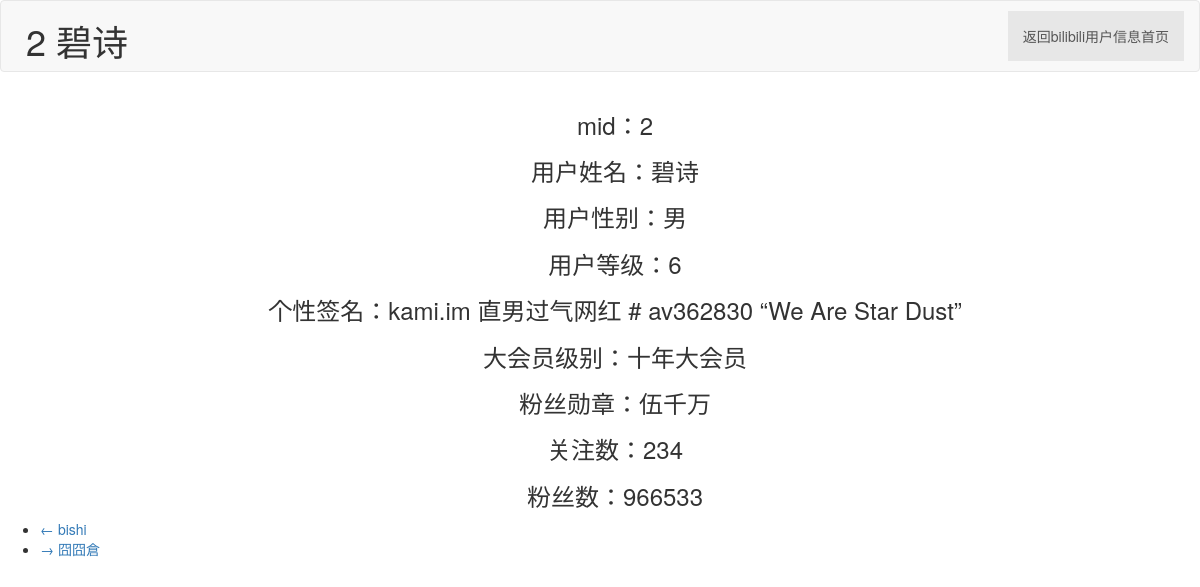
The page /biliuserinfo/detail/2 on the database its author committed.
### biliuserinfo/models.py (models this page shows, shortened)
class BiliUser(models.Model):
    mid = models.IntegerField(primary_key=True)  # 用户mid
    name = models.TextField()  # 用户姓名
    sex = models.TextField()  # 用户性别
    level = models.IntegerField()  # 用户等级
    sign = models.TextField()  # 用户个性签名
    vip = models.TextField()  # 是否为大会员
    fans_medal = models.TextField()  # 用户粉丝勋章
    following = models.IntegerField()  # 用户关注数
    follower = models.IntegerField()  # 用户粉丝数

### biliuserinfo/views.py (the view)
# urls.py: path('detail/<int:id>', detail),
def detail(request, id):
    user_quaryset = BiliUser.objects.filter(mid=id)
    if len(user_quaryset) != 1:
        return HttpResponse("用户不存在")
    else:
        next_user = BiliUser.objects.filter(mid__gt=id).order_by("mid")[:1]
        if len(next_user) != 0:
            next = {
                'next_mid': next_user[0].mid,
                'next_name': next_user[0].name,
            }
        else:
            next = {
                'next_mid': '#',
                'next_name': "无下一个用户",
            }
        pre_user = BiliUser.objects.filter(mid__lt=id).order_by("-mid")[:1]
        if len(pre_user) != 0:
            pre = {
                'pre_mid': pre_user[0].mid,
                'pre_name': pre_user[0].name,
            }
        else:
            pre = {
                'pre_mid': "#",
                'pre_name': "无上一位用户",
            }
        context = {
            'user': user_quaryset[0],
            'next': next,
            'pre': pre,
        }
        return render(request, 'biliuserinfo/detail.html', context=context)

### biliuserinfo/templates/biliuserinfo/detail.html (shortened to what this page needs)
<!DOCTYPE html>
<html lang="en">
<head>
    <link rel="stylesheet" href="https://stackpath.bootstrapcdn.com/bootstrap/3.4.1/css/bootstrap.min.css"
>
</head>
<body>
<nav class="navbar navbar-default">
    <div class="container-fluid">
        <div class="navbar-header">
            <h1 style="padding-left:10px">
                {{ user.mid }} {{ user.name }}
            </h1>
        </div>
        <div class="collapse navbar-collapse" style="padding-top:10px">
            <ul class="nav navbar-nav navbar-right">
                <li class="active">
                    <a href="/biliuserinfo">返回bilibili用户信息首页</a>
                </li>
            </ul>
        </div>
    </div>
</nav>
<div class="container page-body">
    <div class="container" role="main" style="text-align: center;">
        <h3>mid：{{ user.mid }}</h3>
        <h3>用户姓名：{{ user.name }}</h3>
        <h3>用户性别：{{ user.sex }}</h3>
        <h3>用户等级：{{ user.level }}</h3>
        <h3>个性签名：{{ user.sign }}</h3>
        <h3>大会员级别：{{ user.vip }}</h3>
        <h3>粉丝勋章：{{ user.fans_medal }}</h3>
        <h3>关注数：{{ user.following }}</h3>
        <h3>粉丝数：{{ user.follower }}</h3>
    </div>
</div>
<div>
    <nav aria-label="...">
        <ul class="paper">
            {% if pre.pre_mid != "#" %}
            <li class="previous"><a href="{{ pre.pre_mid }}">
                <span aria-hidden="true">&larr;</span> {{ pre.pre_name }}</a>
            </li>
            {% else %}
            <li><span aria-hidden="true">&larr;</span> {{ pre.pre_name }}</a></li>
            {% endif %}
            {% if next.next_mid != "#" %}
            <li class="next"><a href="{{ next.next_mid }}">
                <span aria-hidden="true">&rarr;</span> {{ next.next_name }}</a>
            </li>
            {% else %}
            <li><span aria-hidden="true">&rarr;</span> {{ next.next_name }}</a></li>
            {% endif %}
        </ul>
    </nav>
</div>
</body>
</html>

### rows shown on the page
BiliUser: mid "2", name "碧诗", sex "男", level "6", sign "kami.im 直男过气网红 # av362830 “We Are Star Dust”", vip "十年大会员", fans_medal "伍千万", following "234", follower "966533"
BiliUser: pre_name "bishi"
BiliUser: next_name "囧囧倉"
